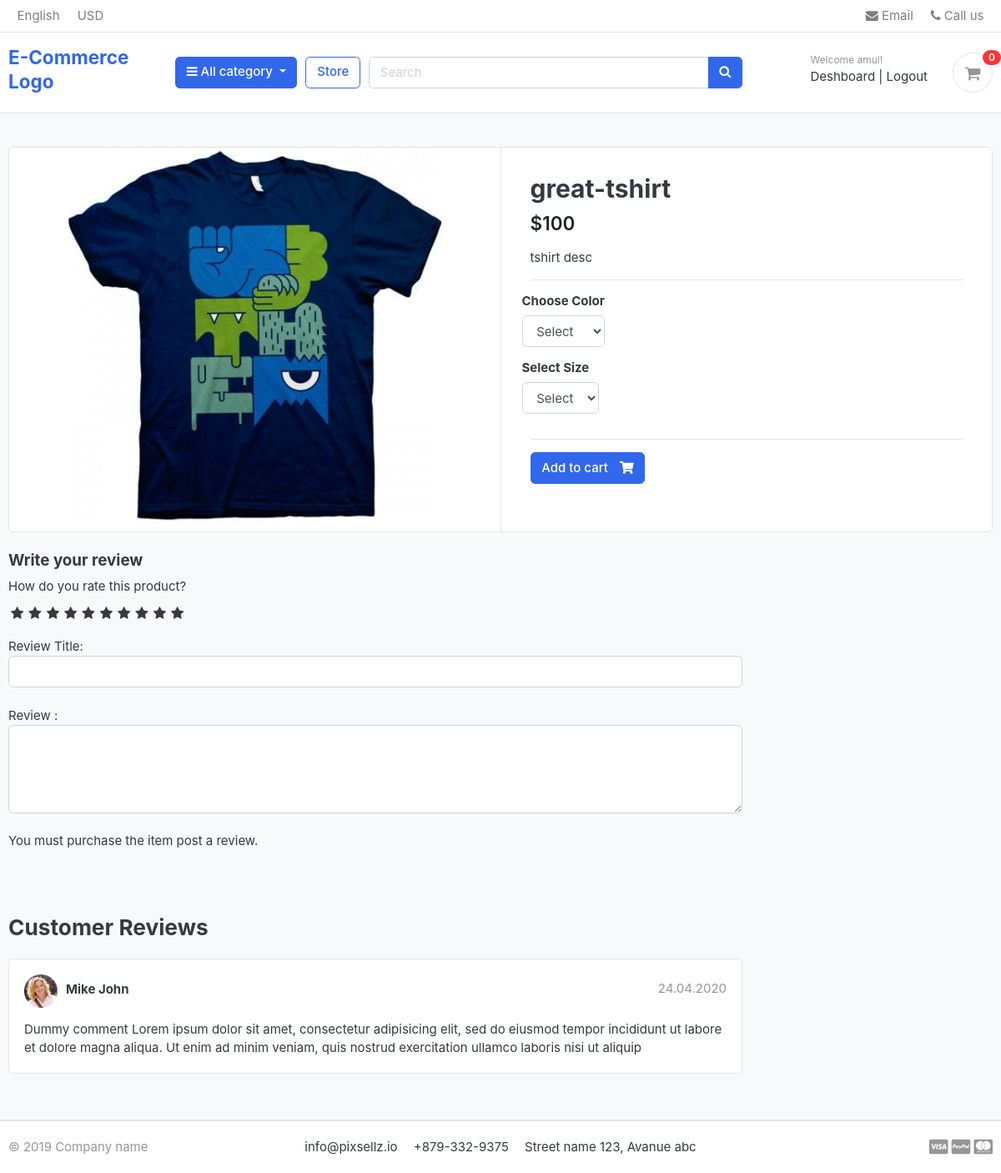
/store/category/t-shirt/great-tshirt/ (signed in), run on the app's committed database.
### accounts/models.py (models this page shows, shortened)
class Account(AbstractBaseUser):
    first_name = models.CharField(max_length=50)
    last_name = models.CharField(max_length=50)
    username = models.CharField(max_length=50, unique=True)
    email = models.EmailField(max_length=100, unique=True)
    phone_number = models.CharField(max_length=50)
    date_joined = models.DateTimeField(auto_now_add=True)
    last_login = models.DateTimeField(auto_now_add=True)
    is_admin = models.BooleanField(default=False)
    is_staff = models.BooleanField(default=False)
    is_active = models.BooleanField(default=False)
    is_superadmin = models.BooleanField(default=False)
    USERNAME_FIELD = 'email'
    REQUIRED_FIELDS = ['username', 'first_name', 'last_name']
    objects = MyAccountManager()

### store/models.py (models this page shows, shortened)
class Product(models.Model):
    product_name = models.CharField(max_length=200, unique=True)
    slug = models.SlugField(max_length=255, unique=True)
    description = models.TextField(max_length=500, blank=True)
    price = models.IntegerField()
    images = models.ImageField(upload_to='photos/products')
    stock = models.IntegerField()
    is_available = models.BooleanField(default=True)
    category = models.ForeignKey(Category, on_delete=models.CASCADE)
    created_date = models.DateTimeField(auto_now_add=True)
    modified_date = models.DateTimeField(auto_now=True)

### store/views.py (the view)
# urls.py: path('category/<slug:category_slug>/<slug:product_slug>/',views.product_detail, name = 'product_detail'),
def product_detail(request, category_slug, product_slug):
    try:
        single_product = Product.objects.get(category__slug = category_slug, slug = product_slug)
        is_addedtocart = CartItem.objects.filter(cart__cart_id = _cart_id(request) , product = single_product).exists()
    except Exception as e:
        raise e
    try:
        orderproducts = OrderProduct.objects.filter(user=request.user , product_id = single_product.id).exists()
    except OrderProduct.DoesNotExist:
        orderproducts = None
    context = {
        'single_product':single_product,
        'is_addedtocart':is_addedtocart,
        'orderproducts':orderproducts,
    }
    return render(request, 'store/product_detail.html', context)

### cart/context_processors.py (called while the page is built)
def counter(request):
    cart_count = 0
    if not 'admin' in request.path:
        try:
            cart = Cart.objects.filter(cart_id = _cart_id(request))
            if request.user.is_authenticated:
                cart_items = CartItem.objects.all().filter(user=request.user)
            else:
                cart_items = CartItem.objects.all().filter(cart = cart[:1])
            for cart_item in cart_items:
                cart_count = cart_count + cart_item.quantity
        except Cart.DoesNotExist:
            cart_count = 0
    return dict(cart_count=cart_count)

### cart/views.py (called while the page is built)
def _cart_id(request):
    cart = request.session.session_key
    if not cart:
        cart = request.session.create()
    return cart

### category/context_processors.py (called while the page is built)
def menu_links(request):
    links = Category.objects.all()
    return dict(links = links)

### category/models.py (called while the page is built)
    def get_url(self):
        return reverse('products_by_category', args = [self.slug])

### store/models.py (called while the page is built)
    def colors(self):
        return super(VariationManager, self).filter(variation_category='color', is_active=True)

    def sizes(self):
        return super(VariationManager, self).filter(variation_category='size', is_active=True)

### templates/store/product_detail.html (shortened to what this page needs)
{% extends 'base.html'%}
{% load static %}
{% block content %}
<section class="section-content padding-y bg">
    <div class="container">
    <div class="card">
        <div class="row no-gutters">
            <aside class="col-md-6">
    <article class="gallery-wrap">
        <div class="img-big-wrap">
           <a href="#"><img src="{{ single_product.images.url }}"></a>
        </div>
    </article>
            </aside>
            <main class="col-md-6 border-left">
  <form action="{% url 'add_cart' single_product.id %}" method="POST">
    <article class="content-body">
    <h2 class="title">{{single_product.product_name}}</h2>
    <div class="mb-3">
        <var class="price h4">${{single_product.price}}</var>
    </div>
    <p>{{single_product.description}}</p>
    <hr>
        <div class="row">
            <div class="item-option-select">
                <h6>Choose Color</h6>
                <select name="color" class="form-control" required>
                  <option value="" disabled selected>Select</option>
                </select>
            </div>
        </div>
        <div class="row">
            <div class="item-option-select">
                <h6>Select Size</h6>
                <select name="size" class="form-control" required>
                  <option value="" disabled selected>Select</option>
                </select>
            </div>
        </div>
        <hr>
        {% if single_product.stock <= 0 %}
          <h5 class ="text-danger"> Out of Stock </h5>
        {% else %}
          <button type="submit" class="btn  btn-primary"> <span class="text">Add to cart</span> <i class="fas fa-shopping-cart"></i>  </button>
        {% endif %}
    </article>
  </form>
            </main>
        </div>
    </div>
    <br>
    <div class="row">
        <div class="col-md-9">
        <form action="{% url 'submit_review' single_product.id %}" method="POST">
            <h5>Write your review</h5>
            <div>
            <label>How do you rate this product?</label>
            <br>
            <div class="rate">
                <input type="radio" name ="rating" id="rating10" value="5" required/><label for="rating10" title="5"></label>
                <input type="radio" name ="rating" id="rating9" value="4.5" required/><label for="rating9" title="4.5" class="half"></label>
                <input type="radio" name ="rating" id="rating8" value="4" required/><label for="rating8" title="4"></label>
                <input type="radio" name ="rating" id="rating7" value="3.5" required/><label for="rating7" title="3.5" class="half"></label>
                <input type="radio" name ="rating" id="rating6" value="3" required/><label for="rating6" title="3"></label>
                <input type="radio" name ="rating" id="rating5" value="2.5" required/><label for="rating5" title="2.5" class="half"></label>
                <input type="radio" name ="rating" id="rating4" value="2" required/><label for="rating4" title="2"></label>
                <input type="radio" name ="rating" id="rating3" value="1.5" required/><label for="rating3" title="1.5" class="half"></label>
                <input type="radio" name ="rating" id="rating2" value="1" required/><label for="rating2" title="1"></label>
                <input type="radio" name ="rating" id="rating1" value="0.5" required/><label for="rating1" title="0.5" class="half"></label>
            </div>
            <br>
            Review Title:
            <input type="text" class="form-control" name= "subject">
            <br>
            Review :
            <textarea name="review" class="form-control" rows="4"></textarea>
            <br>
            {% if user.is_authenticated %}
                {% if orderproducts %}
                    <input type="submit" class="btn btn-primary" name="Submit Review">
                {% else %}
                    <p>You must purchase the item post a review. </p>
                {% endif %}
            {% else %}
                <p>You must be logged in to post a review. <span><a href="{% url 'login' %}">Login now</a></span></p>
            {% endif %}
            <br>
            </div>
            <br>
        </form>
        <header class="section-heading">
            <h3> Customer Reviews </h3>
        </header>
        <article class="box mb-3">
            <div class="icontext w-100">
                <img src="{% static './images/avatars/avatar1.jpg'%}" class="img-xs icon rounded-circle">
                <div class="text">
                    <span class="date text-muted float-md-right">24.04.2020 </span>
                    <h6 class="mb-1">Mike John </h6>
                </div>
            </div>
            <div class="mt-3">
                <p>
                    Dummy comment Lorem ipsum dolor sit amet, consectetur adipisicing elit, sed do eiusmod
                    tempor incididunt ut labore et dolore magna aliqua. Ut enim ad minim veniam,
                    quis nostrud exercitation ullamco laboris nisi ut aliquip
                </p>
            </div>
        </article>
        </div>
    </div>
    </div>
    </section>
{% endblock %}

### templates/includes/navbar.html (shortened to what this page needs)
{% load static %}
<header class="section-header">
    <nav class="navbar p-md-0 navbar-expand-sm navbar-light border-bottom">
    <div class="container">
      <div class="collapse navbar-collapse" id="navbarTop4">
        <ul class="navbar-nav mr-auto">
            <li class="nav-item dropdown">
                 <a href="#" class="nav-link">   English </a>
            </li>
            <li class="nav-item dropdown">
                <a href="#" class="nav-link"> USD </a>
            </li>
        </ul>
        <ul class="navbar-nav">
            <li><a href="#" class="nav-link"> <i class="fa fa-envelope"></i> Email </a></li>
            <li><a href="#" class="nav-link"> <i class="fa fa-phone"></i> Call us </a></li>
        </ul>
      </div>
    </div>
    </nav>
    <section class="header-main border-bottom">
        <div class="container">
    <div class="row align-items-center">
        <div class="col-lg-2 col-md-3 col-6">
            <a href="{% url 'home' %}" class="brand-wrap">
                <h4>E-Commerce Logo</h4>
            </a>
        </div>
        <div class="col-lg col-sm col-md col-6 flex-grow-0">
            <div class="category-wrap dropdown d-inline-block float-right">
                <button type="button" class="btn btn-primary dropdown-toggle" data-toggle="dropdown">
                    <i class="fa fa-bars"></i> All category
                </button>
            </div>
        </div>
        <a href="{% url 'store' %}" class="btn btn-outline-primary">Store</a>
        <div class="col-lg  col-md-6 col-sm-12 col">
            <form action="{% url 'search' %}" class="search" method = "GET">
                <div class="input-group w-100">
                    <input type="text" class="form-control" style="width:60%;" placeholder="Search" name="keyword">
                    <div class="input-group-append">
                      <button class="btn btn-primary" type="submit">
                        <i class="fa fa-search"></i>
                      </button>
                    </div>
                </div>
            </form>
        </div>
        <div class="col-lg-3 col-sm-6 col-8 order-2 order-lg-3">
                    <div class="d-flex justify-content-end mb-3 mb-lg-0">
                        <div class="widget-header">
                            {% if user.id is None %}
                            <small class="title text-muted">Welcome guest!</small>
                            <div>
                                <a href="{% url 'login' %}">Sign in</a> <span class="dark-transp"> | </span>
                                <a href="{% url 'register' %}"> Register</a>
                            </div>
                            {% else %}
                            <small class="title text-muted">Welcome {{ user.first_name }}!</small>
                            <div>
                                <a href="{% url 'dashboard' %}">Deshboard</a> <span class="dark-transp"> | </span>
                                <a href="{% url 'logout' %}"> Logout</a>
                            </div>
                            {% endif %}
                        </div>
                        <a href="{% url 'cart' %}" class="widget-header pl-3 ml-3">
                            <div class="icon icon-sm rounded-circle border"><i class="fa fa-shopping-cart"></i></div>
                            <span class="badge badge-pill badge-danger notify">{{ cart_count }}</span>
                        </a>
                    </div>
                </div>
    </div>
        </div>
    </section>
    </header>

### static/css/ui.css (style rules this page uses)
html { font-family: "Inter", sans-serif; font-size: 15px; }
.content-body { flex: 1 1 auto; padding: 2rem 2.3rem; }
.icon-xs, .icon-sm, .icon-md, .icon-lg { display: inline-block; text-align: center; flex-shrink: 0; flex-grow: 0; }
.icon-sm { width: 48px; height: 48px; line-height: 48px !important; font-size: 20px; }
.img-xs, .img-sm, .img-md, .img-lg { -o-object-fit: cover; object-fit: cover; flex-shrink: 0; flex-grow: 0; }
.img-xs { width: 40px; height: 40px; }
.padding-y { padding-top: 40px; padding-bottom: 40px; }
var { font-style: normal; }
article:after, .form-group:after { display: block; clear: both; content: ""; }
.bg { background-color: #f8f9fa; }
.section-heading { margin-bottom: 20px; margin-top: 15px; }
p:last-child { margin-bottom: 0; }
.header-main { position: relative; padding-top: 1rem; padding-bottom: 1rem; }
.widget-header { display: inline-block; vertical-align: middle; position: relative; }
.widget-header a { color: #343a40; }
.widget-header i { color: #969696; }
.widget-header .title { display: block; }
.widget-header .notify { position: absolute; top: -3px; right: -10px; }
.btn .text + i { margin-left: 10px; }
.icontext { display: inline-flex; align-items: center; vertical-align: middle; }
.icontext .text { width: 100%; line-height: 1.2; }
.icontext .icon { position: relative; margin-right: 10px; flex-shrink: 0; flex-grow: 0; }
.notify { position: absolute; top: -4px; right: -10px; display: inline-block; padding: 0.25em 0.6em; font-size: 12px; line-height: 1; text-align: center; border-radius: 3rem; color: #fff; background-color: #fa3434; }
.price { font-weight: 600; color: #212529; }
.box { padding: 18px; background: #fff; border-radius: 0.37rem; border: 1px solid #e4e4e4; }
.box img { max-width: 100%; }
.gallery-wrap .img-big-wrap { margin-bottom: 10px; border-radius: 0.37rem; overflow: hidden; background-color: #fff; }
.gallery-wrap .img-big-wrap a { text-align: center; display: block; }
.gallery-wrap .img-big-wrap img { height: 450px; width: auto; display: inline-block; }
.item-option-select { margin-bottom: 1rem; display: inline-block; margin-right: 15px; }

### static/css/custom.css (style rules this page uses)
.rate { display:inline-block; border:0; }
.rate > label { float:right; }
.rate >label:before { display:inline-block; font-size:1.1rem; font-family:FontAwesome; content:"\f005"; margin:0; padding:0.3rem .2rem; cursor: pointer; }

### data on the page
Account: first_name "amul"
Product: images (picture), product_name "great-tshirt", price "100", description "tshirt desc"

### other printed values
{{ cart_count }} "0"
